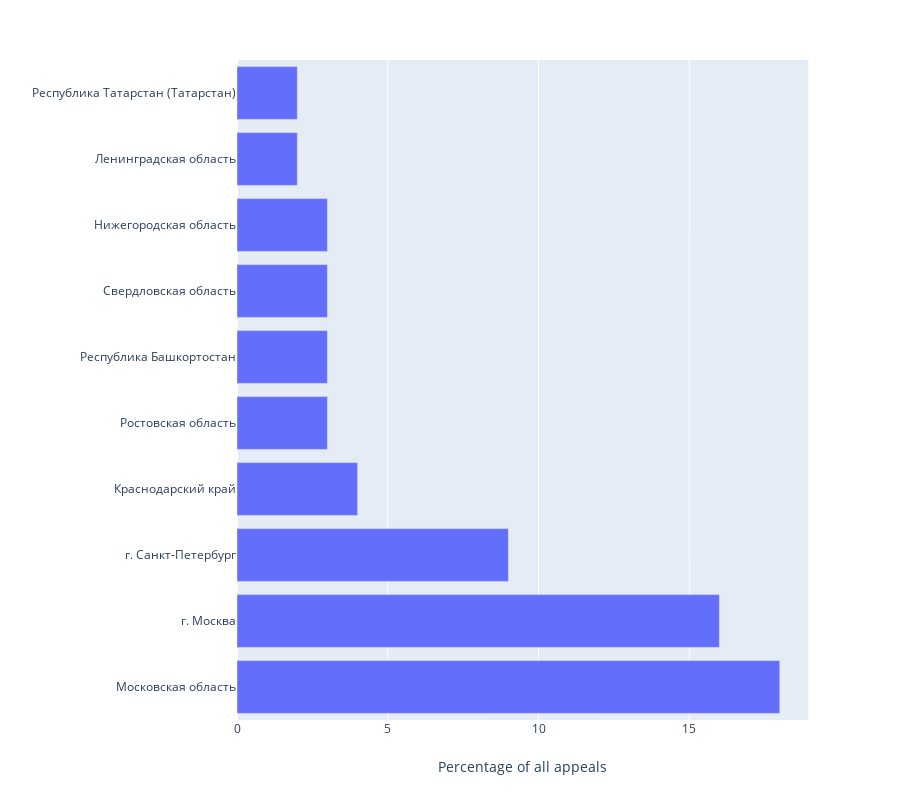

Notebook code for this chart:
### Code cell
data = px.data.gapminder()

fig = px.bar(top_regions, x='perc', y='region', orientation='h',
             hover_data=['perc'], 
             labels={'region':'', 'perc': 'Percentage of all appeals'}, height=800)
fig.show()

### Figure 1 — Plotly figure (JSON) as saved in the notebook; plotly's stock layout.template omitted (floating-point values rounded to 4 significant figures)
{"data": [{"alignmentgroup": "True", "customdata": [[18], [16], [9], [4], [3], [3], [3], [3], [2], [2]], "hoverlabel": {"namelength": 0}, "hovertemplate": "Percentage of all appeals=%{customdata[0]}<br>=%{y}", "legendgroup": "", "marker": {"color": "#636efa"}, "name": "", "offsetgroup": "", "orientation": "h", "showlegend": false, "textposition": "auto", "type": "bar", "x": [18, 16, 9, 4, 3, 3, 3, 3, 2, 2], "xaxis": "x", "y": ["  Московская область", "  г. Москва", "  г. Санкт-Петербург", "  Краснодарский край", "  Ростовская область", "  Республика Башкортостан", "  Свердловская область", "  Нижегородская область", "  Ленинградская область", "  Республика Татарстан (Татарстан)"], "yaxis": "y"}], "layout": {"barmode": "relative", "height": 800, "legend": {"tracegroupgap": 0}, "margin": {"t": 60}, "xaxis": {"anchor": "y", "domain": [0, 0.98], "title": {"text": "Percentage of all appeals"}}, "yaxis": {"anchor": "x", "domain": [0, 1], "title": {"text": ""}}}}
